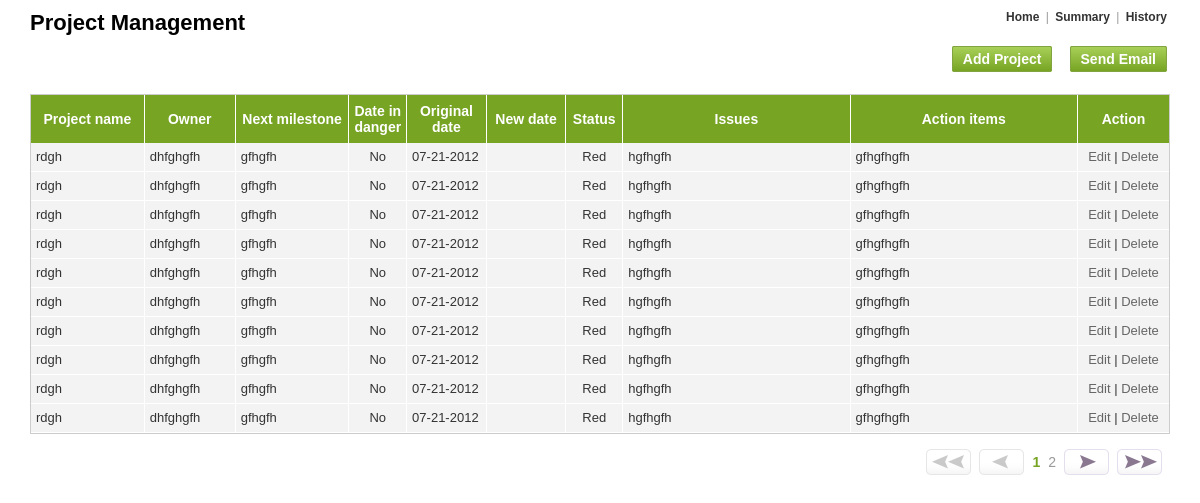
Page /project/index.php on the committed database.
### tables this page shows
CREATE TABLE IF NOT EXISTS `project` (
  `id` int(11) NOT NULL AUTO_INCREMENT,
  `projectName` varchar(255) NOT NULL,
  `owner` varchar(255) NOT NULL,
  `nextMilestone` text NOT NULL,
  `isDangerDate` enum('0','1') NOT NULL DEFAULT '0' COMMENT '0-not,1-yes',
  `originalDate` datetime NOT NULL,
  `newDate` datetime NOT NULL,
  `status` enum('1','2','3') NOT NULL DEFAULT '1' COMMENT '1-green,2-yellow,3-red',
  `issues` text NOT NULL,
  `actionItems` blob NOT NULL,
  `createdAt` datetime NOT NULL,
  `modifiedAt` datetime NOT NULL,
  PRIMARY KEY (`id`)
);

### project/index.php (the view, shortened to what this page needs)
<?php
require_once('config.php');
$urlConnect="?";
$sortType='desc';
$sortBy='id';
$sortTypePass="asc";
$totalRecordsPerPage = PAGE_LIMIT;
$rowCount = 0;
if(!isset($_REQUEST['page'])){
	$page=1;
}
$urlConnect.='&page='.$page;
$setLimit = 'limit ' .($page - 1) * $totalRecordsPerPage .',' .$totalRecordsPerPage;
$queryCount = "SELECT count(*) as recordcount FROM project";
if (!$resultSetCount=@mysql_query($queryCount)){
} else {
	$row1 = mysql_fetch_array($resultSetCount);
	$rowCount = $row1['recordcount'];
}
$strSQL	=	'SELECT * FROM project ORDER BY '.$sortBy.' '.$sortType .' '.$setLimit;
$objQuery = mysql_query($strSQL);
?>
<!DOCTYPE html PUBLIC "-//W3C//DTD XHTML 1.0 Transitional//EN" "http://www.w3.org/TR/xhtml1/DTD/xhtml1-transitional.dtd">
<html xmlns="http://www.w3.org/1999/xhtm	+l">
<head>
<link type="text/css" rel="stylesheet" href="<?php echo BASE_PATH;?>css/style.css" />
<link type="text/css" rel="stylesheet" href="<?php echo BASE_PATH;?>css/custom-theme/jquery-ui-1.8.13.custom.css" />
<link type="text/css" rel="stylesheet" href="css/custom-theme/jquery-ui-1.8.13.custom.css" />
</head>
<body>
<div class="wrapper">
 	<h2 class="floatLeft">Project Management</h2>
    <div class="topNav">
    	<a href="<?php echo $_SERVER["PHP_SELF"];?>">Home</a> | <a href="summary.php">Summary</a> | <a href="history.php">History</a>
    </div>
    <h3 align="right"><a href="add.php" class="btn">Add Project</a>  <?php if($rowCount>0){ ?>&nbsp;<a href="javascript:;" onclick="$j('#login-form').toggle();" class="btn">Send Email</a><?php } ?></h3>
    <form name="frmMain" method="post" action="<?php echo $_SERVER["PHP_SELF"].$urlConnect;?>">
        <table border="0" cellpadding="0" cellspacing="0" class="listing">
            <tr>
                <th width="10%">
                	<a href="<?php echo $_SERVER["PHP_SELF"];?>?sortType=<?php echo $sortTypePass;?>&sortBy=projectName&Action=sort&dflag=1" >Project name
                </a>
                </th>
                <th width="8%">
                    <a href="<?php echo $_SERVER["PHP_SELF"];?>?sortType=<?php echo $sortTypePass;?>&sortBy=owner&Action=sort&dflag=1" >Owner
                    </a>
                </th>
                <th width="10%">
                    <a href="<?php echo $_SERVER["PHP_SELF"];?>?sortType=<?php echo $sortTypePass;?>&sortBy=nextMilestone&Action=sort&dflag=1" >Next milestone
                    </a>
                </th>
                <th width="5%">
                    <a href="<?php echo $_SERVER["PHP_SELF"];?>?sortType=<?php echo $sortTypePass;?>&sortBy=isDangerDate&Action=sort&dflag=1" >Date in danger
                    </a>
                </th>
                <th width="7%">
                    <a href="<?php echo $_SERVER["PHP_SELF"];?>?sortType=<?php echo $sortTypePass;?>&sortBy=originalDate&Action=sort&dflag=1" >Original date
                    </a>
                </th>
                <th width="7%">
                    <a href="<?php echo $_SERVER["PHP_SELF"];?>?sortType=<?php echo $sortTypePass;?>&sortBy=newDate&Action=sort&dflag=1" >New date
                    </a>
                </th>
                <th width="5%">
                    <a href="<?php echo $_SERVER["PHP_SELF"];?>?sortType=<?php echo $sortTypePass;?>&sortBy=status&Action=sort&dflag=1" >Status
                    </a>
                </th>
                <th width="20%">
                    <a href="<?php echo $_SERVER["PHP_SELF"];?>?sortType=<?php echo $sortTypePass;?>&sortBy=issues&Action=sort&dflag=1" >Issues
                    </a>
                </th>
                <th width="20%">
                    <a href="<?php echo $_SERVER["PHP_SELF"];?>?sortType=<?php echo $sortTypePass;?>&sortBy=actionItems&Action=sort&dflag=1" >Action items
                    </a>
                </th>
                <th colspan="2" width="8%">Action</th>
            </tr>
        <?php
		 if($rowCount>0)
		{
			while($objResult = mysql_fetch_array($objQuery))
			{
				?>
				  <?php
					if(isset($_GET["id"]) && isset($_GET["Action"]) && $objResult["id"] == $_GET["id"] && $_GET["Action"] == "Edit")
					{
				  ?>
				 		<td>
                            <input type="hidden" name="id" value="<?php echo $_GET["id"];?>" />
                            <input type="text" name="projectName" value="<?php if(isset($_POST['projectName'])){ echo $_POST['projectName']; }else if(isset($objResult["projectName"])){echo $objResult["projectName"];}?>" class="textbox" />
                        </td>
                        <td>
                        <input type="text" name="owner"  value="<?php if(isset($_POST['owner'])){ echo $_POST['owner']; }else if(isset($objResult["owner"])){echo $objResult["owner"];}?>" class="textbox" />
                        </td>
                        <td>
                        <input type="text" name="nextMilestone" value="<?php if(isset($_POST['nextMilestone'])){ echo $_POST['nextMilestone']; }else if(isset($objResult["nextMilestone"])){echo $objResult["nextMilestone"];} ?>" class="textbox" />
                        </td>
                        <td>
                            <div class="checkbox">
                                <input type="radio" name="isDangerDate" <?php if(isset($_POST['newisDangerDate']) && $_POST['newisDangerDate']==0){ echo 'checked="checked"'; } else if(isset($objResult["newisDangerDate"]) && $objResult["newisDangerDate"]==0){ echo 'checked="checked"';} ?> checked value="0" /><span>No</span>
                           </div>
                            <div class="checkbox"><input type="radio" name="isDangerDate" <?php if(isset($_POST['newisDangerDate']) && $_POST['newisDangerDate']==1){ echo 'checked="checked"'; } else if(isset($objResult["newisDangerDate"]) && $objResult["newisDangerDate"]==1){ echo 'checked="checked"';}?>  value="1" /><span>Yes</span>
                            </div>
                        </td>
                        <td>
                        <input type="text" id="startdate" name="originalDate" disabled="disabled"  value="<?php if(isset($objResult["originalDate"])){echo $objResult["originalDate"];}else { echo date("Y/m/d", strtotime("1 days"));}?>" class="textbox" />
                        </td>
                        <td>
                    	<input type="text" id="newDate" name="newDate" value="<?php if(isset($_POST['newDate'])){ echo $_POST['newDate']; } else if(isset($objResult["newDate"]) && $objResult["newDate"]!="0000-00-00 00:00:00"){echo $objResult["newDate"];} ?>" class="textbox" />
					<?php
                    $date = strtotime(date("Y/m/d", strtotime($objResult["originalDate"])) . " +1 day");
                    ?>
					<script language="javascript">
                    var $j = jQuery.noConflict();
                    $j(document).ready(function()
                    {
                    $j(function() {
                            var dates = $j( "#newDate" ).datepicker({
                                defaultDate: "<?php echo date("Y-m-d", $date);?>",
                                minDate: "<?php echo date("Y-m-d", $date);?>",
                                dateFormat: "yy-mm-dd" ,
                                changeMonth: true,
                                numberOfMonths: 1,
                                onSelect: function( selectedDate ) {
                                    var option = this.id == "newDate" ? "minDate" : "maxDate",
                                        instance = $j( this ).data( "datepicker" ),
                                        date = $j.datepicker.parseDate(
                                            instance.settings.dateFormat ||
                                            $j.datepicker._defaults.dateFormat,
                                            selectedDate, instance.settings );
                                    dates.not( this ).datepicker( "option", option, date );
                                }
                            });
                        });
                    });
                </script>
						</td>
                        <td>
                			<select name="status" class="selectbox">
                    <option <?php if(isset($_POST['status']) && ($_POST['status']==1)){ echo 'selected="selected"'; } else if(isset($objResult["status"]) && $objResult["status"]==1){ echo 'selected="selected"';} ?> value="1">Green</option>
                    <option <?php if(isset($_POST['status']) && ($_POST['status']==2)){ echo 'selected="selected"'; } else if(isset($objResult["status"]) && $objResult["status"]==2){ echo 'selected="selected"';}  ?> value="2">Yellow</option>
                    <option <?php if(isset($_POST['status']) && ($_POST['status']==3)){ echo 'selected="selected"'; } else if(isset($objResult["status"]) && $objResult["status"]==3){ echo 'selected="selected"';} ?> value="3">Red</option>
                </select>
                		</td>
                        <td>
                        	<textarea name="issues" class="textarea"><?php if(isset($_POST['issues'])){ echo $_POST['issues']; }else if(isset($objResult["issues"])) {echo $objResult["issues"];} ?></textarea>
                        </td>
                        <td>
                        	<textarea name="actionItems" class="textarea"><?php if(isset($_POST['actionItems'])){ echo $_POST['actionItems']; } else if(isset($objResult["actionItems"])){ echo $objResult["actionItems"];}?></textarea>
                       </td>
                        <td colspan="2">
                        	<input type="submit" value="Update" name="hdnCmd"  />
                        	<input type="button" value="Cancel" onclick="javascript:window.location='index.php';" />
                        </td>
				  <?php
					}
				  else
					{
						if($objResult["newDate"]=='' || $objResult["newDate"]=="0000-00-00 00:00:00")
						{
							$newDate="";
						}
						else
						{
							$newDate=date("m-d-Y", strtotime($objResult["newDate"]));
						}
				  ?>
                      <tr>
                        <td><?php echo $objResult["projectName"];?></td>
                        <td><?php echo $objResult["owner"];?></td>
                        <td><?php echo $objResult["nextMilestone"];?></td>
                        <td align="center"><?php if($objResult["isDangerDate"]==1){ echo "Yes";}else echo "No"; ?></td>
                        <td><?php echo date("m-d-Y", strtotime($objResult["originalDate"]));?></td>
                        <td><?php echo $newDate;?></td>
                        <td align="center"><?php if($objResult["status"]==1){ echo '<span>Green</span>';}else if($objResult["status"]==2){ echo '<span>Yellow</span>';}else { echo '<span>Red</span>';} ?></td>
                        <td><?php echo $objResult["issues"];?>&nbsp;</td>
                        <td><?php echo $objResult["actionItems"];?>&nbsp;</td>
                        <td colspan="2" align="center">
                        	<a class="editIcon"  href="<?php echo $_SERVER["PHP_SELF"];?>?Action=Edit&id=<?php echo $objResult["id"].'&page='.$page;?>">Edit</a> |
                        	<a class="deleteIcon" lang="<?php echo $_SERVER["PHP_SELF"];?>?Action=Delete&id=<?php echo $objResult["id"];?>">Delete</a>
                        </td>
                      </tr>
				  <?php
					}
				}
        	}
			else
			{
        	?>
          		<tr>
                	<td colspan="11" style="padding-left:10px;">No record found.</td>
                </tr>
			<?php
			}
			?>
        </table>
        <div id="pagination-clean">
			<?php
            if($rowCount>0){
                $totalPage = ceil($rowCount / $totalRecordsPerPage);
                $counter = 1;
                Pagination($totalPage,$page,$counter);
            }
            ?>
		</div>
    </form>
</div>
</body>
</html>

### project/css/style.css (style rules this page uses)
* { margin:0px; padding:0px; }
html { margin:0px; padding:0px; }
body { margin:0px; padding:0px; font-family:Arial, Helvetica, sans-serif; font-size:14px; }
.floatLeft { float:left; }
.wrapper { margin:0px auto; padding:0px; width:95%; }
a { color:#666; text-decoration:none; }
h2 { margin:10px 0px; padding:0px; font-family:Arial, Helvetica, sans-serif; font-size:22px; }
h3 { margin:0px 0px 10px 0px; padding:0px; font-family:Arial, Helvetica, sans-serif; color:#77a423; font-size:20px; text-shadow:2px 2px 1px #f3f3f3; }
.listing { margin:15px 0px; padding:0px; background:#f3f3f3; width:100%; color:#333; border:solid 1px #CCC; }
.listing th { margin:0px; padding:8px 5px; color:#FFF; background:#77A423; border-right:solid 1px #FFF; }
.listing th a { color:#fff; }
.listing td { margin:0px; padding:5px 5px; border-right:solid 1px #FFF; border-bottom:solid 1px #FFF; vertical-align:top; font-size:13px; line-height:18px; }
.listing td:last-child,.listing th:last-child { border-right:none; }
a.btn, .btn { margin:0px 3px 0px 3px; padding:4px 10px; border:solid 1px #81a340; color:#FFF; font-size:14px; cursor:pointer; border-radius:2px; -moz-border-radius:2px; -webkit-border-radius:2px; font-weight:bold; background: #77a423; text-decoration:none; text-shadow:none; background: -webkit-gradient(linear, left top, left bottom, from(#a8d058), to(#77a423)); background: -moz-linear-gradient(top, #a8d058, #77a423); filter: progid:DXImageTransform.Microsoft.gradient(startColorstr='#a8d058', endColorstr='#77a423'); }
#pagination-clean { float:right; }
.topNav { margin:10px 0px 0px 0px; padding:0px; float:right; color:#999; font-size:12px; }
.topNav a { margin:0px 3px; color:#333; font-weight:bold; }

### rows in the picture
project: projectName "rdgh", owner "dhfghgfh", nextMilestone "gfhgfh", isDangerDate "No", originalDate "07-21-2012", status "Red", issues "hgfhgfh", actionItems "gfhgfhgfh"
project: projectName "rdgh", owner "dhfghgfh", nextMilestone "gfhgfh", isDangerDate "No", originalDate "07-21-2012", status "Red", issues "hgfhgfh", actionItems "gfhgfhgfh"
project: projectName "rdgh", owner "dhfghgfh", nextMilestone "gfhgfh", isDangerDate "No", originalDate "07-21-2012", status "Red", issues "hgfhgfh", actionItems "gfhgfhgfh"
project: projectName "rdgh", owner "dhfghgfh", nextMilestone "gfhgfh", isDangerDate "No", originalDate "07-21-2012", status "Red", issues "hgfhgfh", actionItems "gfhgfhgfh"
project: projectName "rdgh", owner "dhfghgfh", nextMilestone "gfhgfh", isDangerDate "No", originalDate "07-21-2012", status "Red", issues "hgfhgfh", actionItems "gfhgfhgfh"
project: projectName "rdgh", owner "dhfghgfh", nextMilestone "gfhgfh", isDangerDate "No", originalDate "07-21-2012", status "Red", issues "hgfhgfh", actionItems "gfhgfhgfh"
project: projectName "rdgh", owner "dhfghgfh", nextMilestone "gfhgfh", isDangerDate "No", originalDate "07-21-2012", status "Red", issues "hgfhgfh", actionItems "gfhgfhgfh"
project: projectName "rdgh", owner "dhfghgfh", nextMilestone "gfhgfh", isDangerDate "No", originalDate "07-21-2012", status "Red", issues "hgfhgfh", actionItems "gfhgfhgfh"
project: projectName "rdgh", owner "dhfghgfh", nextMilestone "gfhgfh", isDangerDate "No", originalDate "07-21-2012", status "Red", issues "hgfhgfh", actionItems "gfhgfhgfh"
project: projectName "rdgh", owner "dhfghgfh", nextMilestone "gfhgfh", isDangerDate "No", originalDate "07-21-2012", status "Red", issues "hgfhgfh", actionItems "gfhgfhgfh"
